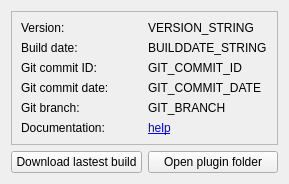
<?xml version="1.0" encoding="UTF-8"?>
<ui version="4.0">
 <class>PluginInfo</class>
 <widget class="QWidget" name="PluginInfo">
  <property name="geometry">
   <rect>
    <x>0</x>
    <y>0</y>
    <width>289</width>
    <height>180</height>
   </rect>
  </property>
  <property name="sizePolicy">
   <sizepolicy hsizetype="Preferred" vsizetype="Preferred">
    <horstretch>0</horstretch>
    <verstretch>0</verstretch>
   </sizepolicy>
  </property>
  <property name="autoFillBackground">
   <bool>false</bool>
  </property>
  <layout class="QGridLayout" name="gridLayout" rowstretch="1,0,0">
   <item row="2" column="0">
    <widget class="QPushButton" name="download_latest">
     <property name="text">
      <string>Download lastest build</string>
     </property>
    </widget>
   </item>
   <item row="0" column="0" colspan="2">
    <widget class="QFrame" name="frame">
     <property name="sizePolicy">
      <sizepolicy hsizetype="Preferred" vsizetype="Preferred">
       <horstretch>0</horstretch>
       <verstretch>0</verstretch>
      </sizepolicy>
     </property>
     <property name="autoFillBackground">
      <bool>true</bool>
     </property>
     <property name="frameShape">
      <enum>QFrame::StyledPanel</enum>
     </property>
     <property name="frameShadow">
      <enum>QFrame::Sunken</enum>
     </property>
     <layout class="QGridLayout" name="gridLayout_2">
      <item row="4" column="0">
       <widget class="QLabel" name="branch">
        <property name="sizePolicy">
         <sizepolicy hsizetype="Preferred" vsizetype="Fixed">
          <horstretch>0</horstretch>
          <verstretch>0</verstretch>
         </sizepolicy>
        </property>
        <property name="maximumSize">
         <size>
          <width>200</width>
          <height>16777215</height>
         </size>
        </property>
        <property name="text">
         <string>Git branch:</string>
        </property>
       </widget>
      </item>
      <item row="3" column="0">
       <widget class="QLabel" name="git_date">
        <property name="sizePolicy">
         <sizepolicy hsizetype="Preferred" vsizetype="Fixed">
          <horstretch>0</horstretch>
          <verstretch>0</verstretch>
         </sizepolicy>
        </property>
        <property name="maximumSize">
         <size>
          <width>200</width>
          <height>16777215</height>
         </size>
        </property>
        <property name="text">
         <string>Git commit date:</string>
        </property>
       </widget>
      </item>
      <item row="2" column="0">
       <widget class="QLabel" name="git_commit">
        <property name="sizePolicy">
         <sizepolicy hsizetype="Preferred" vsizetype="Fixed">
          <horstretch>0</horstretch>
          <verstretch>0</verstretch>
         </sizepolicy>
        </property>
        <property name="maximumSize">
         <size>
          <width>200</width>
          <height>16777215</height>
         </size>
        </property>
        <property name="text">
         <string>Git commit ID:</string>
        </property>
       </widget>
      </item>
      <item row="0" column="0">
       <widget class="QLabel" name="version">
        <property name="sizePolicy">
         <sizepolicy hsizetype="Preferred" vsizetype="Fixed">
          <horstretch>0</horstretch>
          <verstretch>0</verstretch>
         </sizepolicy>
        </property>
        <property name="maximumSize">
         <size>
          <width>200</width>
          <height>16777215</height>
         </size>
        </property>
        <property name="text">
         <string>Version:</string>
        </property>
       </widget>
      </item>
      <item row="1" column="0">
       <widget class="QLabel" name="builddate">
        <property name="sizePolicy">
         <sizepolicy hsizetype="Preferred" vsizetype="Fixed">
          <horstretch>0</horstretch>
          <verstretch>0</verstretch>
         </sizepolicy>
        </property>
        <property name="maximumSize">
         <size>
          <width>200</width>
          <height>16777215</height>
         </size>
        </property>
        <property name="text">
         <string>Build date:</string>
        </property>
       </widget>
      </item>
      <item row="5" column="0">
       <widget class="QLabel" name="label_2">
        <property name="sizePolicy">
         <sizepolicy hsizetype="Preferred" vsizetype="Fixed">
          <horstretch>0</horstretch>
          <verstretch>0</verstretch>
         </sizepolicy>
        </property>
        <property name="text">
         <string>Documentation:</string>
        </property>
       </widget>
      </item>
      <item row="5" column="1">
       <widget class="QLabel" name="label">
        <property name="text">
         <string>&lt;a href=&quot;https://gitlab.com/OpenRGBDevelopers/OpenRGB-Wiki/-/blob/stable/Plugins/Effects/Effects.md&quot;&gt;help&lt;/a&gt;</string>
        </property>
        <property name="textFormat">
         <enum>Qt::RichText</enum>
        </property>
        <property name="openExternalLinks">
         <bool>true</bool>
        </property>
       </widget>
      </item>
      <item row="4" column="1">
       <widget class="QLabel" name="git_branch">
        <property name="text">
         <string>GIT_BRANCH</string>
        </property>
        <property name="textInteractionFlags">
         <set>Qt::LinksAccessibleByMouse|Qt::TextSelectableByMouse</set>
        </property>
       </widget>
      </item>
      <item row="3" column="1">
       <widget class="QLabel" name="git_commit_date">
        <property name="text">
         <string>GIT_COMMIT_DATE</string>
        </property>
        <property name="textInteractionFlags">
         <set>Qt::LinksAccessibleByMouse|Qt::TextSelectableByMouse</set>
        </property>
       </widget>
      </item>
      <item row="2" column="1">
       <widget class="QLabel" name="git_commit_id">
        <property name="text">
         <string>GIT_COMMIT_ID</string>
        </property>
        <property name="textInteractionFlags">
         <set>Qt::LinksAccessibleByMouse|Qt::TextSelectableByMouse</set>
        </property>
       </widget>
      </item>
      <item row="1" column="1">
       <widget class="QLabel" name="builddate_string">
        <property name="text">
         <string>BUILDDATE_STRING</string>
        </property>
        <property name="textInteractionFlags">
         <set>Qt::LinksAccessibleByMouse|Qt::TextSelectableByMouse</set>
        </property>
       </widget>
      </item>
      <item row="0" column="1">
       <widget class="QLabel" name="version_string">
        <property name="text">
         <string>VERSION_STRING</string>
        </property>
        <property name="textInteractionFlags">
         <set>Qt::LinksAccessibleByMouse|Qt::TextSelectableByMouse</set>
        </property>
       </widget>
      </item>
     </layout>
    </widget>
   </item>
   <item row="2" column="1">
    <widget class="QPushButton" name="open_plugin_folder">
     <property name="sizePolicy">
      <sizepolicy hsizetype="Preferred" vsizetype="Fixed">
       <horstretch>0</horstretch>
       <verstretch>0</verstretch>
      </sizepolicy>
     </property>
     <property name="maximumSize">
      <size>
       <width>16777215</width>
       <height>16777215</height>
      </size>
     </property>
     <property name="text">
      <string>Open plugin folder</string>
     </property>
    </widget>
   </item>
  </layout>
 </widget>
 <resources/>
 <connections/>
</ui>
